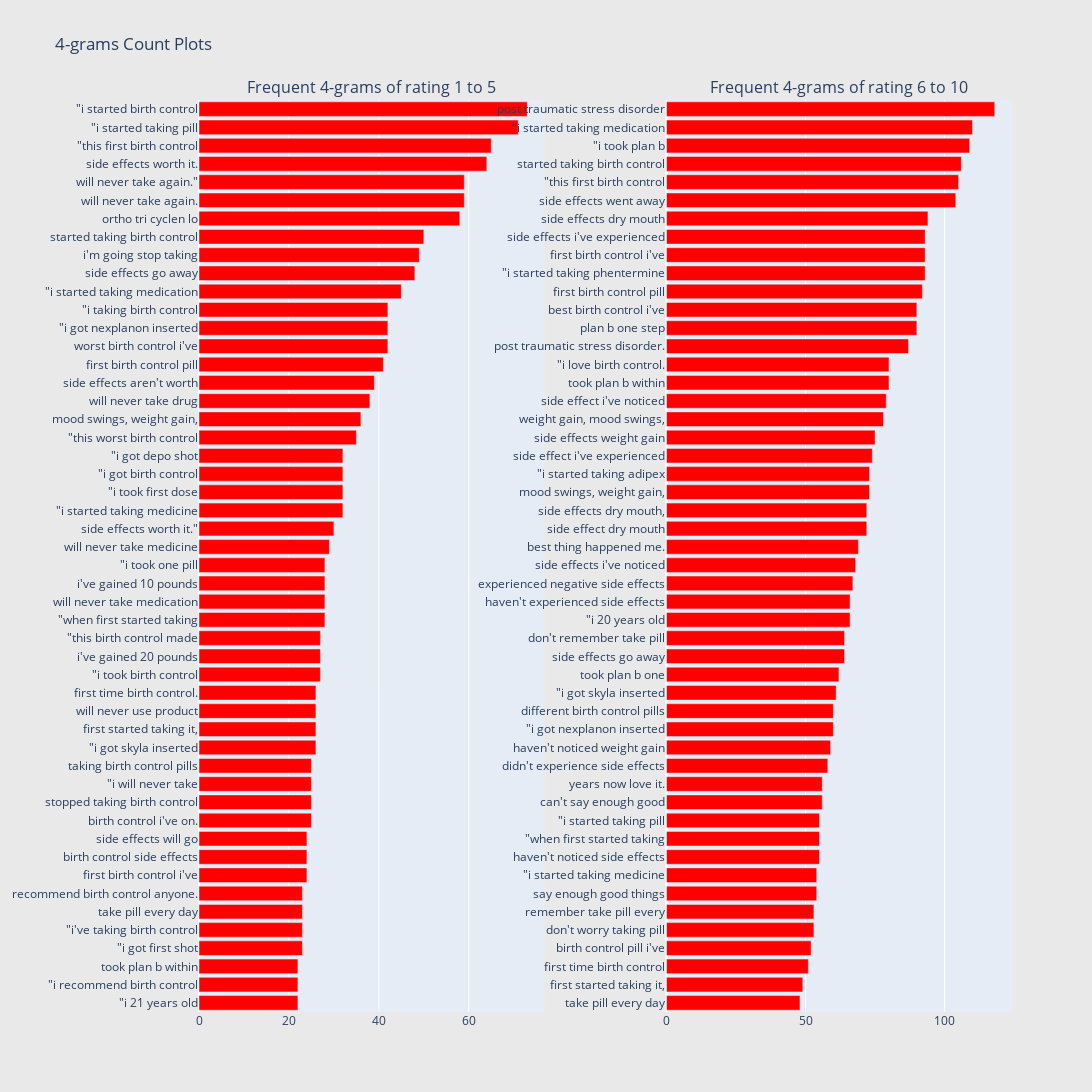

The notebook cell saved with this chart:
### Markdown cell above
## Quad-Gram

### Code cell
freq_dict = defaultdict(int)
for sent in totaldata_ratings_1_5["review"]:
    for word in generate_ngrams(sent,4):
        freq_dict[word] += 1
fd_sorted = pd.DataFrame(sorted(freq_dict.items(), key=lambda x: x[1])[::-1])
fd_sorted.columns = ["word", "wordcount"]
trace1 = horizontal_bar_chart(fd_sorted.head(50), 'red')

freq_dict = defaultdict(int)
for sent in totaldata_ratings_5_10["review"]:
    for word in generate_ngrams(sent,4):
        freq_dict[word] += 1
fd_sorted = pd.DataFrame(sorted(freq_dict.items(), key=lambda x: x[1])[::-1])
fd_sorted.columns = ["word", "wordcount"]
trace2 = horizontal_bar_chart(fd_sorted.head(50), 'red')

# Creating two subplots
fig = tools.make_subplots(rows=1, cols=2, vertical_spacing=0.04,horizontal_spacing=0.15,
                          subplot_titles=["Frequent 4-grams of rating 1 to 5", 
                                          "Frequent 4-grams of rating 6 to 10"])
fig.append_trace(trace1, 1, 1)
fig.append_trace(trace2, 1, 2)
fig['layout'].update(height=1200, width=1600, paper_bgcolor='rgb(233,233,233)', title="4-grams Count Plots")
py.iplot(fig, filename='word-plots')

### Figure 1 — Plotly figure (JSON) as saved in the notebook; plotly's stock layout.template omitted (floating-point values rounded to 4 significant figures)
{"data": [{"marker": {"color": "red"}, "orientation": "h", "showlegend": false, "type": "bar", "x": [22, 22, 22, 23, 23, 23, 23, 24, 24, 24, 25, 25, 25, 25, 26, 26, 26, 26, 27, 27, 27, 28, 28, 28, 28, 29, 30, 32, 32, 32, 32, 35, 36, 38, 39, 41, 42, 42, 42, 45, 48, 49, 50, 58, 59, 59, 64, 65, 71, 73], "xaxis": "x", "y": ["\"i 21 years old", "\"i recommend birth control", "took plan b within", "\"i got first shot", "\"i&#039;ve taking birth control", "take pill every day", "recommend birth control anyone.", "first birth control i&#039;ve", "birth control side effects", "side effects will go", "birth control i&#039;ve on.", "stopped taking birth control", "\"i will never take", "taking birth control pills", "\"i got skyla inserted", "first started taking it,", "will never use product", "first time birth control.", "\"i took birth control", "i&#039;ve gained 20 pounds", "\"this birth control made", "\"when first started taking", "will never take medication", "i&#039;ve gained 10 pounds", "\"i took one pill", "will never take medicine", "side effects worth it.\"", "\"i started taking medicine", "\"i took first dose", "\"i got birth control", "\"i got depo shot", "\"this worst birth control", "mood swings, weight gain,", "will never take drug", "side effects aren&#039;t worth", "first birth control pill", "worst birth control i&#039;ve", "\"i got nexplanon inserted", "\"i taking birth control", "\"i started taking medication", "side effects go away", "i&#039;m going stop taking", "started taking birth control", "ortho tri cyclen lo", "will never take again.", "will never take again.\"", "side effects worth it.", "\"this first birth control", "\"i started taking pill", "\"i started birth control"], "yaxis": "y"}, {"marker": {"color": "red"}, "orientation": "h", "showlegend": false, "type": "bar", "x": [48, 49, 51, 52, 53, 53, 54, 54, 55, 55, 55, 56, 56, 58, 59, 60, 60, 61, 62, 64, 64, 66, 66, 67, 68, 69, 72, 72, 73, 73, 74, 75, 78, 79, 80, 80, 87, 90, 90, 92, 93, 93, 93, 94, 104, 105, 106, 109, 110, 118], "xaxis": "x2", "y": ["take pill every day", "first started taking it,", "first time birth control", "birth control pill i&#039;ve", "don&#039;t worry taking pill", "remember take pill every", "say enough good things", "\"i started taking medicine", "haven&#039;t noticed side effects", "\"when first started taking", "\"i started taking pill", "can&#039;t say enough good", "years now love it.", "didn&#039;t experience side effects", "haven&#039;t noticed weight gain", "\"i got nexplanon inserted", "different birth control pills", "\"i got skyla inserted", "took plan b one", "side effects go away", "don&#039;t remember take pill", "\"i 20 years old", "haven&#039;t experienced side effects", "experienced negative side effects", "side effects i&#039;ve noticed", "best thing happened me.", "side effect dry mouth", "side effects dry mouth,", "mood swings, weight gain,", "\"i started taking adipex", "side effect i&#039;ve experienced", "side effects weight gain", "weight gain, mood swings,", "side effect i&#039;ve noticed", "took plan b within", "\"i love birth control.", "post traumatic stress disorder.", "plan b one step", "best birth control i&#039;ve", "first birth control pill", "\"i started taking phentermine", "first birth control i&#039;ve", "side effects i&#039;ve experienced", "side effects dry mouth", "side effects went away", "\"this first birth control", "started taking birth control", "\"i took plan b", "\"i started taking medication", "post traumatic stress disorder"], "yaxis": "y2"}], "layout": {"annotations": [{"font": {"size": 16}, "showarrow": false, "text": "Frequent 4-grams of rating 1 to 5", "x": 0.2125, "xanchor": "center", "xref": "paper", "y": 1, "yanchor": "bottom", "yref": "paper"}, {"font": {"size": 16}, "showarrow": false, "text": "Frequent 4-grams of rating 6 to 10", "x": 0.7875, "xanchor": "center", "xref": "paper", "y": 1, "yanchor": "bottom", "yref": "paper"}], "height": 1200, "paper_bgcolor": "rgb(233,233,233)", "title": {"text": "4-grams Count Plots"}, "width": 1600, "xaxis": {"anchor": "y", "domain": [0, 0.425]}, "xaxis2": {"anchor": "y2", "domain": [0.575, 1]}, "yaxis": {"anchor": "x", "domain": [0, 1]}, "yaxis2": {"anchor": "x2", "domain": [0, 1]}}}
